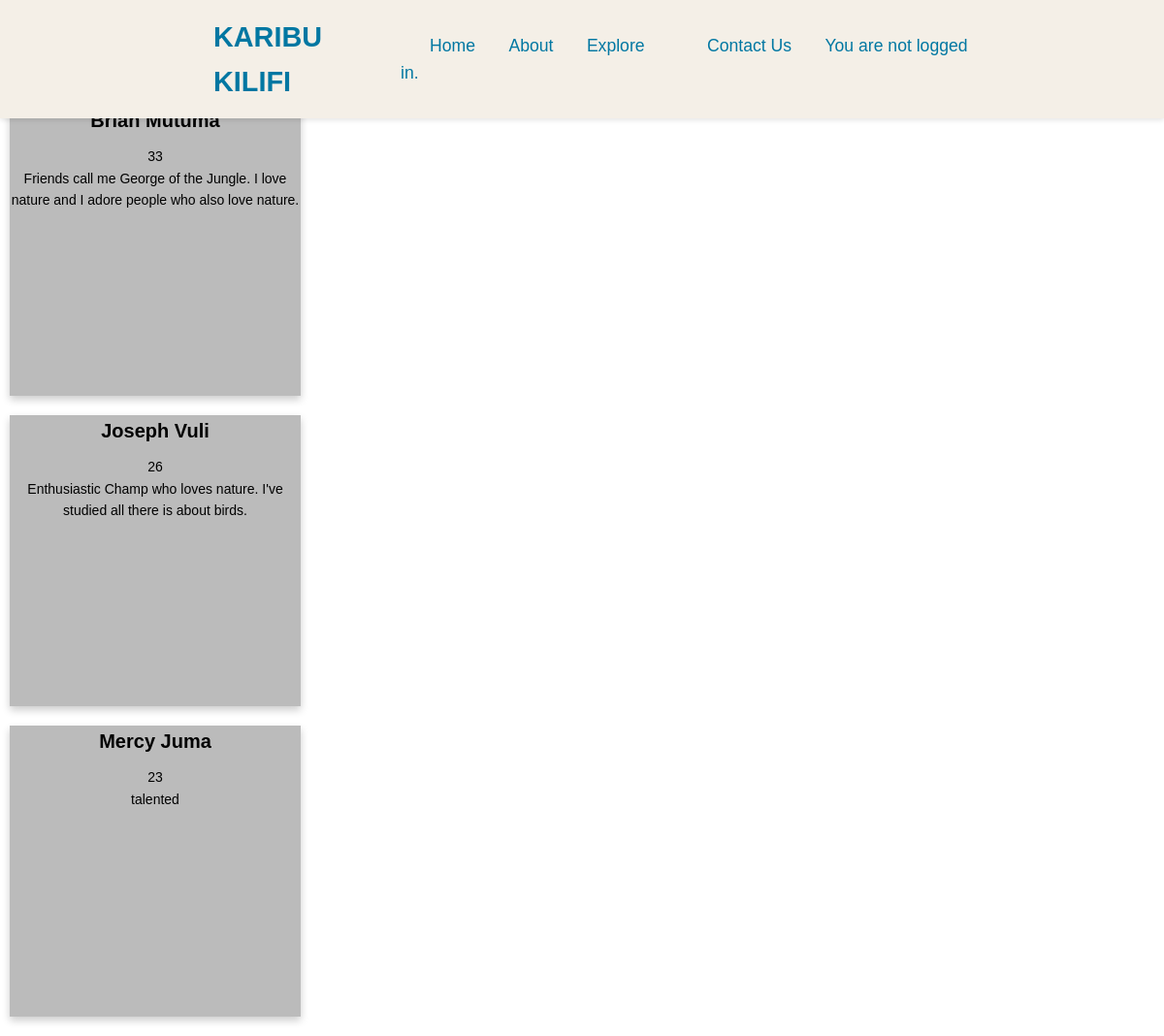
The page /guides/ on the database as committed earlier.
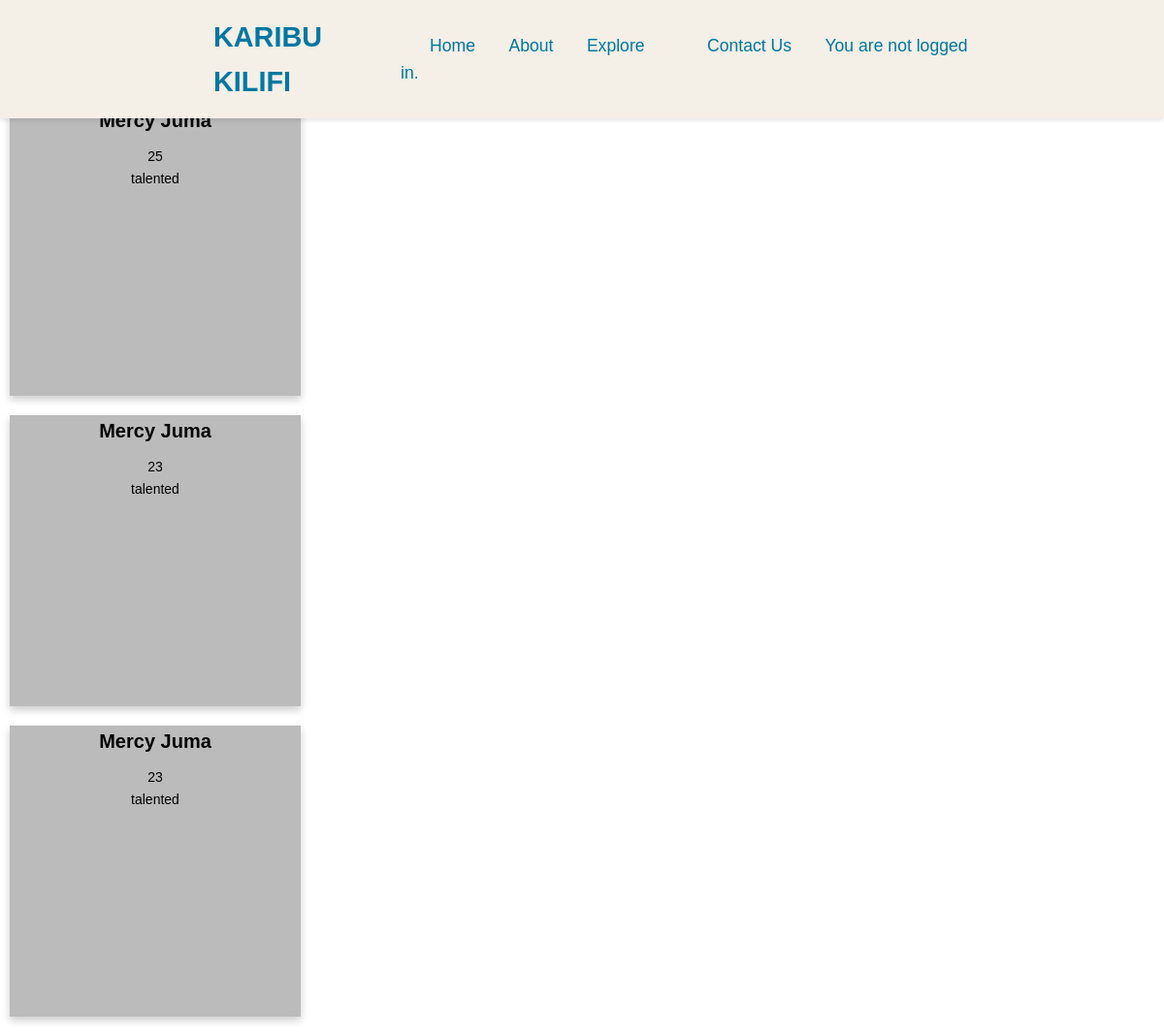
The same page on the database as committed later.
### Karibu_Kilifi/models.py (models this page shows, shortened)
class Guide(models.Model):
    firstname = models.CharField(max_length=15, verbose_name='First Name')
    middle_name = models.CharField(max_length=15, verbose_name='Middle Name')
    surname = models.CharField(max_length=15, verbose_name='Surname')
    image = models.ImageField(blank=True, verbose_name='Photo')
    email = models.EmailField(verbose_name='Email Address')
    dob = models.DateField(verbose_name='Date of Birth', blank=True, null=True)
    age = models.IntegerField(verbose_name='Age')
    description = models.CharField(max_length=100, verbose_name='Describe yourself', blank=True)

### Karibu_Kilifi/views.py (the view)
# urls.py: path('guides/', guider),
def guider(request):
    TakeMe = Guide.objects.all()
    return render(request, 'Guides/User/guides.html', {"guideme": TakeMe})

### templates/Guides/User/guides.html (shortened to what this page needs)
{% extends 'Websites/index.html' %}
{% block content %}
<h2>Tour Guides</h2>
    {% for guides in guideme %}
<div class="flip-card">
  <div class="flip-card-inner">
    <div class="flip-card-front">
      <h2>{{ guides.firstname}} {{ guides.middle_name }}</h2>
      <p>{{ guides.age }}<br>
         {{ guides.description }}</p>
    </div>
    <div class="flip-card-back">
    </div>
  </div>
</div>
    {% endfor %}
{% endblock %}

Rows that differ between the two databases and show on the page:
removed Guide: firstname "Brian", middle_name "Mutuma", age "33", description "Friends call me George of the Jungle. I love nature and I adore people who also love nature."
removed Guide: firstname "Joseph", middle_name "Vuli", age "26", description "Enthusiastic Champ who loves nature. I've studied all there is about birds."
added Guide: firstname "Mercy", middle_name "Juma", age "25", description "talented"
added Guide: firstname "Mercy", middle_name "Juma", age "23", description "talented"
